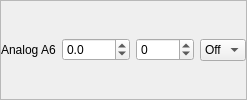
                 <widget class="QFrame" name="frmAnalog2">
                  <property name="frameShape">
                   <enum>QFrame::StyledPanel</enum>
                  </property>
                  <property name="frameShadow">
                   <enum>QFrame::Raised</enum>
                  </property>
                  <layout class="QHBoxLayout" name="horizontalLayout_9">
                   <property name="spacing">
                    <number>6</number>
                   </property>
                   <property name="leftMargin">
                    <number>0</number>
                   </property>
                   <property name="topMargin">
                    <number>0</number>
                   </property>
                   <property name="rightMargin">
                    <number>0</number>
                   </property>
                   <property name="bottomMargin">
                    <number>0</number>
                   </property>
                   <item>
                    <widget class="QLabel" name="lblAn6">
                     <property name="sizePolicy">
                      <sizepolicy hsizetype="Maximum" vsizetype="Preferred">
                       <horstretch>0</horstretch>
                       <verstretch>0</verstretch>
                      </sizepolicy>
                     </property>
                     <property name="text">
                      <string>Analog A6</string>
                     </property>
                    </widget>
                   </item>
                   <item>
                    <widget class="QDoubleSpinBox" name="spnA2Gain">
                     <property name="decimals">
                      <number>1</number>
                     </property>
                     <property name="minimum">
                      <double>-3000.000000000000000</double>
                     </property>
                     <property name="maximum">
                      <double>3000.000000000000000</double>
                     </property>
                    </widget>
                   </item>
                   <item>
                    <widget class="QSpinBox" name="spnA2Off">
                     <property name="minimum">
                      <number>-2012</number>
                     </property>
                     <property name="maximum">
                      <number>2012</number>
                     </property>
                    </widget>
                   </item>
                   <item>
                    <widget class="QComboBox" name="cmbA2Ch">
                     <property name="sizePolicy">
                      <sizepolicy hsizetype="Maximum" vsizetype="Fixed">
                       <horstretch>0</horstretch>
                       <verstretch>0</verstretch>
                      </sizepolicy>
                     </property>
                     <item>
                      <property name="text">
                       <string>Off</string>
                      </property>
                     </item>
                     <item>
                      <property name="text">
                       <string>1</string>
                      </property>
                     </item>
                     <item>
                      <property name="text">
                       <string>2</string>
                      </property>
                     </item>
                     <item>
                      <property name="text">
                       <string>3</string>
                      </property>
                     </item>
                     <item>
                      <property name="text">
                       <string>4</string>
                      </property>
                     </item>
                     <item>
                      <property name="text">
                       <string>5</string>
                      </property>
                     </item>
                     <item>
                      <property name="text">
                       <string>6</string>
                      </property>
                     </item>
                     <item>
                      <property name="text">
                       <string>7</string>
                      </property>
                     </item>
                     <item>
                      <property name="text">
                       <string>8</string>
                      </property>
                     </item>
                     <item>
                      <property name="text">
                       <string>9</string>
                      </property>
                     </item>
                     <item>
                      <property name="text">
                       <string>10</string>
                      </property>
                     </item>
                     <item>
                      <property name="text">
                       <string>11</string>
                      </property>
                     </item>
                     <item>
                      <property name="text">
                       <string>12</string>
                      </property>
                     </item>
                     <item>
                      <property name="text">
                       <string>13</string>
                      </property>
                     </item>
                     <item>
                      <property name="text">
                       <string>14</string>
                      </property>
                     </item>
                     <item>
                      <property name="text">
                       <string>15</string>
                      </property>
                     </item>
                     <item>
                      <property name="text">
                       <string>16</string>
                      </property>
                     </item>
                    </widget>
                   </item>
                  </layout>
                 </widget>
